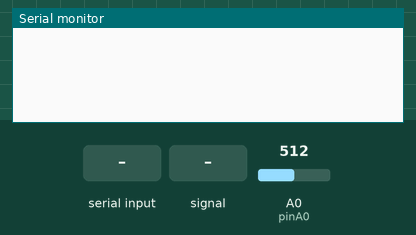
Recording of a sketch running on a simulated Arduino Uno, built with avr-gcc and run on an emulated ATmega328P. Parts: the last lines printed to the serial monitor. Inputs (shaded band) come from the test bench; at power-on: A0 (pinA0) = 512.

Above: at 1.0 s.
1.1 s: "1" received over Serial
At 2.1 s:
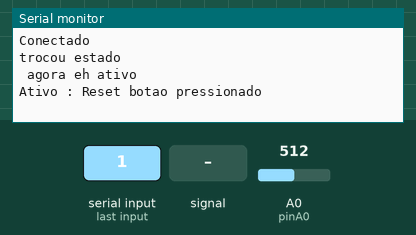
2.7 s: A0 (pinA0) fed a 200 Hz sine of ±255 counts around its level
At 3.3 s:
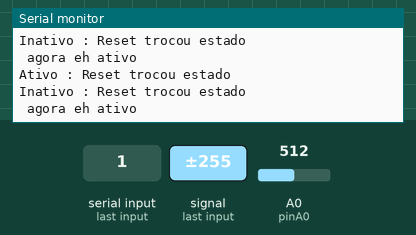
4.2 s: A0 (pinA0) set to 306
At 5.0 s:
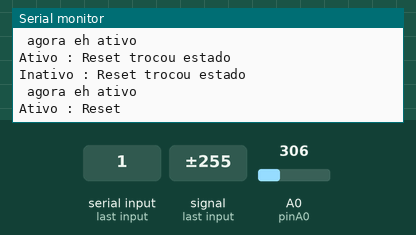
5.8 s: A0 (pinA0) fed a 1000 Hz sine of ±255 counts around its level
At 6.3 s:
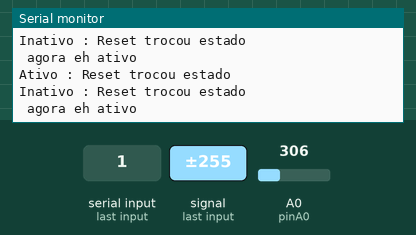

The sketch:

botao.pde
```cpp
/*******************************************************************************
                  Constantes

*/
////////////////////////////////////////////////////////////////////////////////
// Estados
enum StateType {stPause = 1, stStart = 2, stReset = 3, stButtonPressed = 4, stButtonNotPressed = 5};

////////////////////////////////////////////////////////////////////////////////
// Estrutura de tempo
struct _Time{
  byte Min;
  byte Sec;
  byte Dec;
};
typedef struct _Time Time;
////////////////////////////////////////////////////////////////////////////////
// Estrutura de Estado
struct _State{
  boolean   Ativo;
  StateType Tipo;
  boolean   BotaoPressed;
  byte      ElapsedTime;  // Tempo decorrido desde a última troca de estado (incrementa a cada 100ms)
};
typedef struct _State State;
////////////////////////////////////////////////////////////////////////////////
// Estrutura dos Módulos
struct _Module {
 byte  ID;
 State Estado;
 Time  Tempo;
};
typedef struct _Module Module;

/*******************************************************************************
              CONSTANTES
*/
const int c_MaxModules = 5;
const int c_MinElapsedTime = 3;    // incrementa a cada 100 ms (3 = 0.33 segundos)
const int c_ADCRestTime = 100;     // 100us de descanço para o conversor AD
const int c_TimeBetweenSend = 100; // a cada 100 ms deve ser enviado um tempo para os módulos
const int pinA0 = A0;
const unsigned short c_NotAtivo = 300;
const unsigned short c_AtivoNotPressed = 400;

/*******************************************************************************
    VoltageToState
    Retorna o estado (modulo ativo e botão) de cada módulo
*/
struct _State VoltageToState(unsigned short Voltage){
  State newState;
  //////////////////////////////////////////////////////////////////////////////
  // Converte Tensão em Estado
  if (Voltage < c_NotAtivo) {
    newState.Ativo  = false;
    newState.Tipo = stButtonNotPressed;
  }
  else if (Voltage < c_AtivoNotPressed) {
    newState.Ativo  = true;
    newState.Tipo = stButtonNotPressed;
  }
  else {
    newState.Ativo = true;
    newState.Tipo = stButtonPressed;
  }
  return newState;
}
/*******************************************************************************
                  SendSerial
    Envia um estado para a serial
*/
void SendStateToSerial(struct _State estado){
  Serial.println("");
  if (estado.Ativo){
    Serial.print("Ativo ");
  }
  else{
    Serial.print("Inativo ");
  }
  switch (estado.Tipo) {
    case stButtonPressed : Serial.print(": Pressed ");
                           break;
    case stButtonNotPressed : Serial.print(": Not Pressed ");
                           break;
    case stPause : Serial.print(": Pause ");
                           break;
    case stStart : Serial.print(": Start ");
                           break;
    case stReset : Serial.print(": Reset ");
                           break;
  }

}
/*******************************************************************************
    InitializeModule
    Inicializa um módulo
*/
void InitializeModule(struct _Module *Mod){
  Mod->Estado.Tipo = stReset;
  Mod->Estado.BotaoPressed = false;
  Mod->Estado.ElapsedTime = 0;
  Mod->Tempo.Min = 0;
  Mod->Tempo.Sec = 0;
  Mod->Tempo.Dec = 0;
}

/*******************************************************************************
    VerifyStateChanged
    Muda o estado do módulo se precisar.
*/
boolean VerifyStateChanged(struct _Module *Mod){
  State newState;
  boolean changed = false;
  //////////////////////////////////////////////////////////////////////////////
  // Espera um 100us para o AD poder trabalhar
  delayMicroseconds(c_ADCRestTime);
  //////////////////////////////////////////////////////////////////////////////
  // Lê novo estado
  newState = VoltageToState(analogRead(pinA0));
  //////////////////////////////////////////////////////////////////////////////
  // Verifica se trocou o estado de ativo (on/off)
  if (Mod->Estado.Ativo != newState.Ativo) {
    Serial.println("trocou estado");
    if (newState.Ativo) {
      Serial.println(" agora eh ativo");
    }
    Mod->Estado.Ativo = newState.Ativo;
    InitializeModule(Mod);
    changed = true;
  }
  /////////////////////////////////////////////////////////////////////////////
  // Verifica se botão foi pressionado
  if (Mod->Estado.ElapsedTime >= c_MinElapsedTime) {
    if ( (newState.Tipo == stButtonPressed) && (!Mod->Estado.BotaoPressed) ) {
      /////////////////////////////////////////////////////////////////////////
      // Usuário apertou o botão, começa a contar o tempo que o botão fica apertado.
      Serial.println("botao pressionado");
      Mod->Estado.BotaoPressed = true;
      Mod->Estado.ElapsedTime = 0;
    }
    else if ( (newState.Tipo == stButtonNotPressed) && (Mod->Estado.BotaoPressed) ) {
      /////////////////////////////////////////////////////////////////////////
      // Usuário soltou o botão, hora de trocar o estado
      Serial.println("botao nao pressionado");
      changed = true;
      Mod->Estado.BotaoPressed = false;
      Mod->Estado.ElapsedTime = 0;
      switch (Mod->Estado.Tipo) {
        case stPause: Mod->Estado.Tipo = stReset;
                      Mod->Tempo.Min = 0;
                      Mod->Tempo.Sec = 0;
                      Mod->Tempo.Dec = 0;
                      //Serial.println("estado de reset");
                      break;
        case stStart: Mod->Estado.Tipo = stPause;
                      //Serial.println("estado de pause");
                      break;
        case stReset: Mod->Estado.Tipo = stStart;
                      //Serial.println("estado de start");
                      break;
      }
    }
  }
  return changed;
}
/*******************************************************************************
                  SETUP
*/
void setup() {
  // Inicializa Pinos In/Out
  pinMode(pinA0, INPUT);
  // start serial port at 9600 bps:
  Serial.begin(9600);
  while (Serial.available() <= 0){
    delay(100);
  }
  Serial.println("Conectado");

}

/*******************************************************************************
                  LOOP
*/
void loop() {
  unsigned long timeNow;
  unsigned long timeLastSend = 0;  // tempo em ms do último envio
  Module myModule;
  InitializeModule(&myModule);

  State myState;
  State myOldState;
  myOldState.Ativo = false;
  myOldState.Tipo  = stButtonNotPressed;
  unsigned short voltage = 0;

 /* while (true) {
    //////////////////////////////////////////////////////////////////////////////
    // Espera um 100us para o AD poder trabalhar
    delayMicroseconds(c_ADCRestTime);
    //////////////////////////////////////////////////////////////////////////////
    // Lê novo estado
    voltage = analogRead(pinA0);
    Serial.println(voltage,DEC);
    myState = VoltageToState(voltage);
    SendStateToSerial(myState);
    delay(500);
  /*  if ((myState.Ativo != myOldState.Ativo) || (myState.Tipo != myOldState.Tipo) ){
      myOldState.Ativo = myState.Ativo;
      myOldState.Tipo = myState.Tipo;
      SendStateToSerial(myState);
    }*/

  //}

  while (true){
    if (VerifyStateChanged(&myModule)){
      SendStateToSerial(myModule.Estado);
    }
    ////////////////////////////////////////////////////////////////////////////
    // Verifica se deve enviar tempo para os módulos
    timeNow = millis();
    if (timeNow - timeLastSend >= c_TimeBetweenSend) {
      timeLastSend = timeNow;
      // Incrementa ElapsedTime de cada módulo (controle botão)
      if (myModule.Estado.ElapsedTime < 255){
        myModule.Estado.ElapsedTime++;
      }
    }
  }
}
```

Measured:
- after the input at 1.1 s, the serial monitor: prints a new line after 0.10 s (image 1)
- after the input at 2.7 s, the serial monitor: prints a new line at once (image 2)
- after the input at 4.2 s, the serial monitor: prints a new line after 0.13 s (image 3)
- after the input at 5.8 s, the serial monitor: prints a new line at once (image 4)
